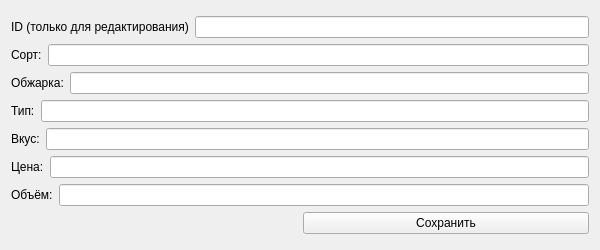
<?xml version="1.0" encoding="UTF-8"?>
<ui version="4.0">
 <class>Form</class>
 <widget class="QWidget" name="Form">
  <property name="geometry">
   <rect>
    <x>0</x>
    <y>0</y>
    <width>600</width>
    <height>250</height>
   </rect>
  </property>
  <property name="sizePolicy">
   <sizepolicy hsizetype="Maximum" vsizetype="Maximum">
    <horstretch>0</horstretch>
    <verstretch>0</verstretch>
   </sizepolicy>
  </property>
  <property name="windowTitle">
   <string>Добавление и редактирование</string>
  </property>
  <layout class="QVBoxLayout" name="main_layout">
   <item>
    <layout class="QVBoxLayout" name="verticalLayout">
     <item>
      <layout class="QHBoxLayout" name="horizontalLayout_7">
       <item>
        <widget class="QLabel" name="label_7">
         <property name="text">
          <string>ID (только для редактирования)</string>
         </property>
        </widget>
       </item>
       <item>
        <widget class="QLineEdit" name="in1"/>
       </item>
      </layout>
     </item>
     <item>
      <layout class="QHBoxLayout" name="horizontalLayout">
       <item>
        <widget class="QLabel" name="label">
         <property name="text">
          <string>Сорт:</string>
         </property>
        </widget>
       </item>
       <item>
        <widget class="QLineEdit" name="in2"/>
       </item>
      </layout>
     </item>
     <item>
      <layout class="QHBoxLayout" name="horizontalLayout_2">
       <item>
        <widget class="QLabel" name="label_2">
         <property name="text">
          <string>Обжарка:</string>
         </property>
        </widget>
       </item>
       <item>
        <widget class="QLineEdit" name="in3"/>
       </item>
      </layout>
     </item>
     <item>
      <layout class="QHBoxLayout" name="horizontalLayout_3">
       <item>
        <widget class="QLabel" name="label_3">
         <property name="text">
          <string>Тип:</string>
         </property>
        </widget>
       </item>
       <item>
        <widget class="QLineEdit" name="in4"/>
       </item>
      </layout>
     </item>
     <item>
      <layout class="QHBoxLayout" name="horizontalLayout_6">
       <item>
        <widget class="QLabel" name="label_4">
         <property name="text">
          <string>Вкус:</string>
         </property>
        </widget>
       </item>
       <item>
        <widget class="QLineEdit" name="in5"/>
       </item>
      </layout>
     </item>
     <item>
      <layout class="QHBoxLayout" name="horizontalLayout_5">
       <item>
        <widget class="QLabel" name="label_5">
         <property name="text">
          <string>Цена:</string>
         </property>
        </widget>
       </item>
       <item>
        <widget class="QLineEdit" name="in6"/>
       </item>
      </layout>
     </item>
     <item>
      <layout class="QHBoxLayout" name="horizontalLayout_4">
       <item>
        <widget class="QLabel" name="label_6">
         <property name="text">
          <string>Объём:</string>
         </property>
        </widget>
       </item>
       <item>
        <widget class="QLineEdit" name="in7"/>
       </item>
      </layout>
     </item>
     <item>
      <layout class="QHBoxLayout" name="horizontalLayout_9">
       <item>
        <widget class="QLabel" name="out">
         <property name="text">
          <string/>
         </property>
        </widget>
       </item>
       <item>
        <widget class="QPushButton" name="btn">
         <property name="text">
          <string>Сохранить</string>
         </property>
        </widget>
       </item>
      </layout>
     </item>
    </layout>
   </item>
  </layout>
 </widget>
 <resources/>
 <connections/>
</ui>
